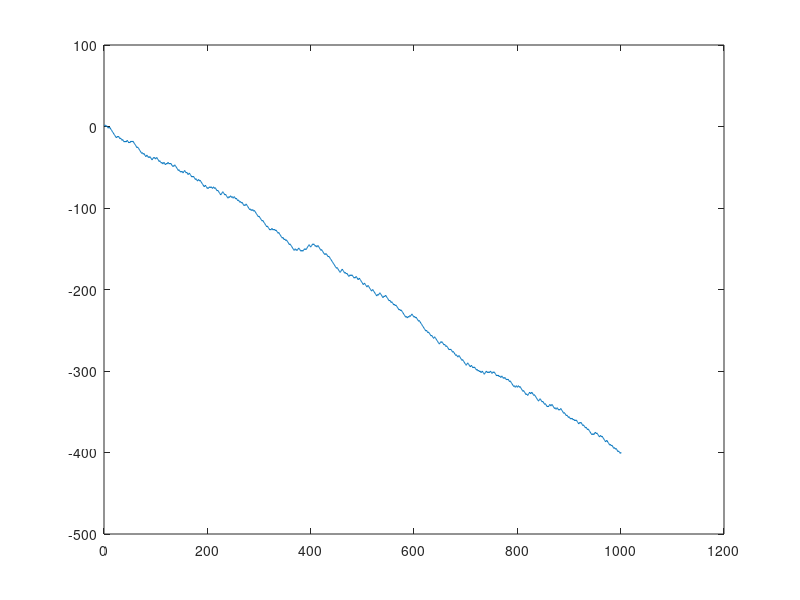

This chart was generated by the following MATLAB code:
dt=.1;
t = 0:dt:100;
n= length(t);
mn = zeros(1,n);
msd = zeros(1,n);

p=.3;
q=1-p;
a = zeros(1,n);
count=0;
m = 100;
mn = zeros(1,m);
msd = zeros(1,m);

for j=1:m;
    count=0;
for i=1:n
    x = rand();
    if x<p;
        count=count+1;
        mn(j) = mn(j)+1;
    else
        count=count-1;
        mn(j) = mn(j) - 1;
    end;
    a(1,i) = count;
end;
    mn(j) = mean(a);
    msd(j) = mean(a.^2);
end;

mean(mn)
mean(msd)
    
plot(a);